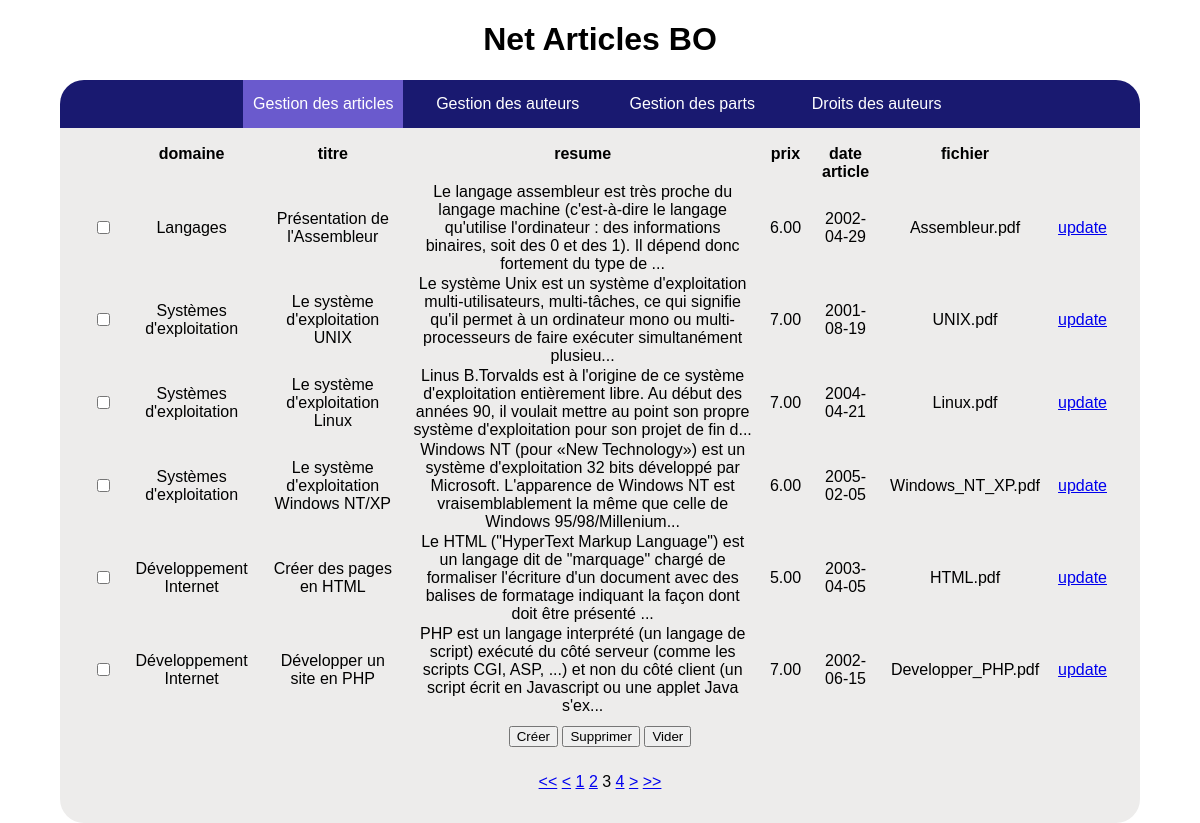
The app's page /index.php?c=article&a=read&page=3 with its own data.
### tables this page shows
CREATE TABLE IF NOT EXISTS `article` (
  `id_article` int(11) NOT NULL,
  `id_domaine` int(11) NOT NULL,
  `titre` varchar(250) DEFAULT NULL,
  `resume` varchar(2048) DEFAULT NULL,
  `prix` decimal(11,2) DEFAULT NULL,
  `date_article` date DEFAULT NULL,
  `fichier` varchar(50) NOT NULL,
  PRIMARY KEY (`id_article`),
  KEY `fk_article_domaine` (`id_domaine`)
);

CREATE TABLE IF NOT EXISTS `domaine` (
  `id_domaine` int(11) NOT NULL,
  `lib_domaine` varchar(80) DEFAULT NULL,
  PRIMARY KEY (`id_domaine`)
);

### controller/BootStrap.php (called while the page is built, shortened)
<?php
require_once 'model/HTTPRequest.php';
class BootStrap {
	private static $_controller = null;
	private static $_request = null;
	public static function getRequest()
	{
		if( is_null(self::$_request) ) {
			self::$_request = new HTTPRequest();
		}
		return self::$_request;
	}
	public static function getController()
	{
		if( is_null(self::$_controller) ) {
			self::initController();
		}
		return self::$_controller;
	}
	public static function initController() {
		$request = self::getRequest();
		try {
			$name = $request->getController();
			$action = $request->getAction();
			self::$_controller = new $controllerClass();
			self::$_controller->setTitle('Net Articles BO');
			self::$_controller->setName($name);
			self::$_controller->setView($name);
			self::$_controller->run($action);
		}
		catch (Exception $ex) {
			self::includeController('Error');
			self::$_controller = new ErrorController();
			self::$_controller->setTitle('Erreur - Net Articles BO');
			self::$_controller->setView('error');
			self::$_controller->setError($ex);
			self::$_controller->run($ex->getCode());
		}
		self::$_controller->setMenu('menu');
	}
}
?>

### model/HTTPRequest.php (called while the page is built, shortened)
<?php
class HTTPRequest
{
	private $_controller;
	private $_action;
	public function __construct() {
		$this->_controller = 'Index';
		$this->_action = 'default';
		if(isset($_REQUEST['c'])) {
			$this->_controller = $_REQUEST['c'];
		}
		if(isset($_REQUEST['a'])) {
			$this->_action = $_REQUEST['a'];
		}
	}
	public function getController()
	{
		return $this->_controller;
	}
	public function getAction()
	{
		return $this->_action;
	}
	public function getPage()
	{
		$page = 1;
		if(isset($_REQUEST['page']) && is_numeric($_REQUEST['page']) && $_REQUEST['page'] > 0){
			$page = $_REQUEST['page'];
		}
		return $page;
	}
	public function getURL($controller = null, $action = null, $params = null) {
		if(is_null($controller)){
			$controller = $this->getController();
		}
		if(is_null($action)){
			$action = $this->getAction();
		}
		$parameters = "";
		if( isset($params)  && is_array($params)) {
			foreach($params as $k => $v) {
				$parameters .= '&'.$k.'='.$v;
			}
		}
		$url = 'index.php?c='.$controller.'&a='.$action.$parameters;
		return $url;
	}
}
?>

### controller/PlainCRUDController.php (called while the page is built, shortened)
<?php
abstract class PlainCRUDController extends CRUDController {
	private $_rows;
	private $_page;
	private $_pageCount;
	public static $length = 6;
	protected function read() {
		$this->_pageCount = $this->definePageCount();
		$this->_rows = $this->defineRows(($this->getPage() - 1) * self::$length, self::$length);
	}
	public function initPagination() {
		$this->_page = BootStrap::getRequest()->getPage();
	}
	public function getHeader() {
		return array_keys($this->_rows[0]);
	}
	public function getRows() {
		return $this->_rows;
	}
	public function getPageCount() {
		return $this->_pageCount;
	}
	public function getPage() {
		return $this->_page;
	}
}
?>

### persistence/SQLRequest.php (called while the page is built, shortened)
<?php
class SQLRequest
{
	private $_request;
	private $_parameters;
	function __construct()
	{
		$this->_parameters = array();
	}
	public function getRequest()
	{
		return $this->_request;
	}
	public function setRequest($request)
	{
		$this->_request = $request;
	}
	public function getParameters()
	{
		return $this->_parameters;
	}
}
?>

### persistence/DBUtils.php (called while the page is built, shortened)
<?php
require_once 'persistence/SQLRequest.php';
class DBUtils
{
	private static function getConnection()
	{
		try
		{
			$connection = new PDO('mysql:host=localhost;dbname=net_articles', 'mod', 'mod');
			$connection->setAttribute(PDO::ATTR_ERRMODE, PDO::ERRMODE_EXCEPTION);
			$connection->exec('SET CHARACTER SET utf8;');
			return $connection;
		} catch(Exception $e)
		{
			$connection = null;
			throw $e;
		}
	}
	public static function read(SQLRequest $request)
	{
		try
		{
			$connection = self::getConnection();
			$prep = $connection->prepare($request->getRequest());
			$prep->execute($request->getParameters());
			return $prep;
		} catch(Exception $e)
		{
			$connection = null;
			throw $e;
		}
	}
}
?>

### model/Article.php (called while the page is built, shortened)
<?php
require_once 'persistence/DBUtils.php';
class Article implements CRUDTable {
	public static function readableList($start, $length) {
		$req = new SQLRequest();
		$req->setRequest(
			'Select a.id_article as id, d.lib_domaine as domaine, a.titre, a.resume, a.prix, a.date_article as "date article", a.fichier
			from article a
			join domaine d on d.id_domaine = a.id_domaine
			limit '.$start.', '.$length.';'
			);
		return DBUtils::read($req)->fetchAll(PDO::FETCH_ASSOC);
	}
	public static function getRowCount() {
		$req = new SQLRequest();
		$req->setRequest(
			'Select count(*)
			from article;'
			);
		$rs = DBUtils::read($req)->fetchAll(PDO::FETCH_NUM);
		return $rs[0][0];
	}
}
?>

### controller/ArticleController.php (called while the page is built, shortened)
<?php
require_once 'PlainCRUDController.php';
require_once 'model/Article.php';
class ArticleController extends PlainCRUDController {
	protected function defineRows($start, $length) {
		$rows = Article::readableList($start, $length);
		return $rows;
	}
	protected function definePageCount() {
		$pageCount = ceil(Article::getRowCount() / self::$length);
		return $pageCount;
	}
}
?>

### controller/CRUDController.php (called while the page is built, shortened)
<?php
abstract class CRUDController extends Controller {
	public function run($action) {
		switch ($action) {
			case 'read':
				$this->read();
				break;
		}
	}
}
?>

### view/read.php (the view, shortened to what this page needs)
<form action="<?php echo BootStrap::getRequest()->getURL(null, "delete") ?>" method="POST">
	<table>
		<?php
		$controller = BootStrap::getController();
		$header = $controller->getHeader();
		$rows = $controller->getRows();
		echo '<tr>';
		echo '<th></th>';
		foreach($header as $value) {
			if($value != 'id') {
				echo '<th>'.$value.'</th>';
			}
		}
		echo '</tr>';
		foreach($rows as $row) {
			echo '<tr>';
			echo '<td><input type="checkbox" name="ids[]" value="'.$row['id'].'"/></td>';
			foreach ($row as $key => $value) {
				if($key != 'id') {
					if(strlen($value) > 200) {
						$value = substr($value, 0, 196) . "...";
					}
					echo '<td>' . $value . '</td>';
				}
			}
			echo '<td><a href="'.  BootStrap::getRequest()->getURL(null, 'update',Array('id'=>$row['id'])).'">update</a></td>';
			echo '</tr>';
		}
		?>
	</table>
	<div id="control">
		<input type="submit" name="create" value="Créer" >
		<input type="submit" name="delete" value="Supprimer">
		<input type="reset" value="Vider">
	</div>
</form>
<p id="pagination">
	<?php
	$request = BootStrap::getRequest();
	$length = 5 - 1;
	$page = $controller->getPage();
	$pageCount = $controller->getPageCount();
	$start = $page - floor($length/2);
	if($start > $pageCount - $length){
		$start = $pageCount - $length;
	}
	if($start < 1) {
		$start = 1;
	}
	$end = $start + $length;
	if($end > $pageCount) {
		$end = $pageCount;
	}
	echo '<a href="'.$request->getURL(null,null,Array('page' => 1)).'"> <<</a> ';
	if($page > 1) {
		echo '<a href="'.$request->getURL(null,null,Array('page' => $page - 1)).'"> <</a> ';
	}
	else {
		echo ' < ';
	}
	for($p = $start; $p <= $end; ++$p) {
		if($p == $page) {
			echo $p.' ';
		}
		else {
			echo ' <a href="'.$request->getURL(null,null,Array('page' => $p)).'">'.$p.'</a> ';
		}
	}
	if($page < $pageCount) {
		echo '<a href="'.$request->getURL(null,null,Array('page' => $page + 1)).'"> ></a> ';
	}
	else {
		echo ' > ';
	}
	echo '<a href="'.$request->getURL(null,null,Array('page' => $pageCount)).'"> >> </a> ';
	?>
</p>

### view/Styles.css (style rules this page uses)
body { font-family: cantarell, sans-serif; margin: auto; width: 90%; }
table { border-spacing: 1em 0em; }
th { font-weight: bold; text-align: center; vertical-align: text-top; }
#pagination { text-align: center; }
table { margin: auto; text-align: center; }
#control { text-align: center; margin-top: 10px; margin-bottom: 10px; }
form { display: inline-block; margin: auto; text-align: left; }

### records on screen
article: id_domaine.lib_domaine "Langages", titre "Présentation de l'Assembleur", resume "Le langage assembleur est très proche du langage machine (c'est-à-dire le langage qu'utilise l'ordinateur : des informations binaires, soit des 0 et des 1). Il dépend donc fortement du type de ...", prix "6.00", date_article "2002-04-29", fichier "Assembleur.pdf"
article: id_domaine.lib_domaine "Systèmes d'exploitation", titre "Le système d'exploitation UNIX", resume "Le système Unix est un système d'exploitation multi-utilisateurs, multi-tâches, ce qui signifie qu'il permet à un ordinateur mono ou multi-processeurs de faire exécuter simultanément plusieu...", prix "7.00", date_article "2001-08-19", fichier "UNIX.pdf"
article: id_domaine.lib_domaine "Systèmes d'exploitation", titre "Le système d'exploitation Linux", resume "Linus B.Torvalds est à l'origine de ce système d'exploitation entièrement libre. Au début des années 90, il voulait mettre au point son propre système d'exploitation pour son projet de fin d...", prix "7.00", date_article "2004-04-21", fichier "Linux.pdf"
article: id_domaine.lib_domaine "Systèmes d'exploitation", titre "Le système d'exploitation Windows NT/XP", resume "Windows NT (pour «New Technology») est un système d'exploitation 32 bits développé par Microsoft. L'apparence de Windows NT est vraisemblablement la même que celle de Windows 95/98/Millenium...", prix "6.00", date_article "2005-02-05", fichier "Windows_NT_XP.pdf"
article: id_domaine.lib_domaine "Développement Internet", titre "Créer des pages en HTML", resume "Le HTML (\"HyperText Markup Language\") est un langage dit de \"marquage\" chargé de formaliser l'écriture d'un document avec des balises de formatage indiquant la façon dont doit être présenté ...", prix "5.00", date_article "2003-04-05", fichier "HTML.pdf"
article: id_domaine.lib_domaine "Développement Internet", titre "Développer un site en PHP", resume "PHP est un langage interprété (un langage de script) exécuté du côté serveur (comme les scripts CGI, ASP, ...) et non du côté client (un script écrit en Javascript ou une applet Java s'ex...", prix "7.00", date_article "2002-06-15", fichier "Developper_PHP.pdf"

### other values on screen
$controller->getTitle() "Net Articles BO"
$value "domaine"
$value "titre"
$value "resume"
$value "prix"
$value "date article"
$value "fichier"
